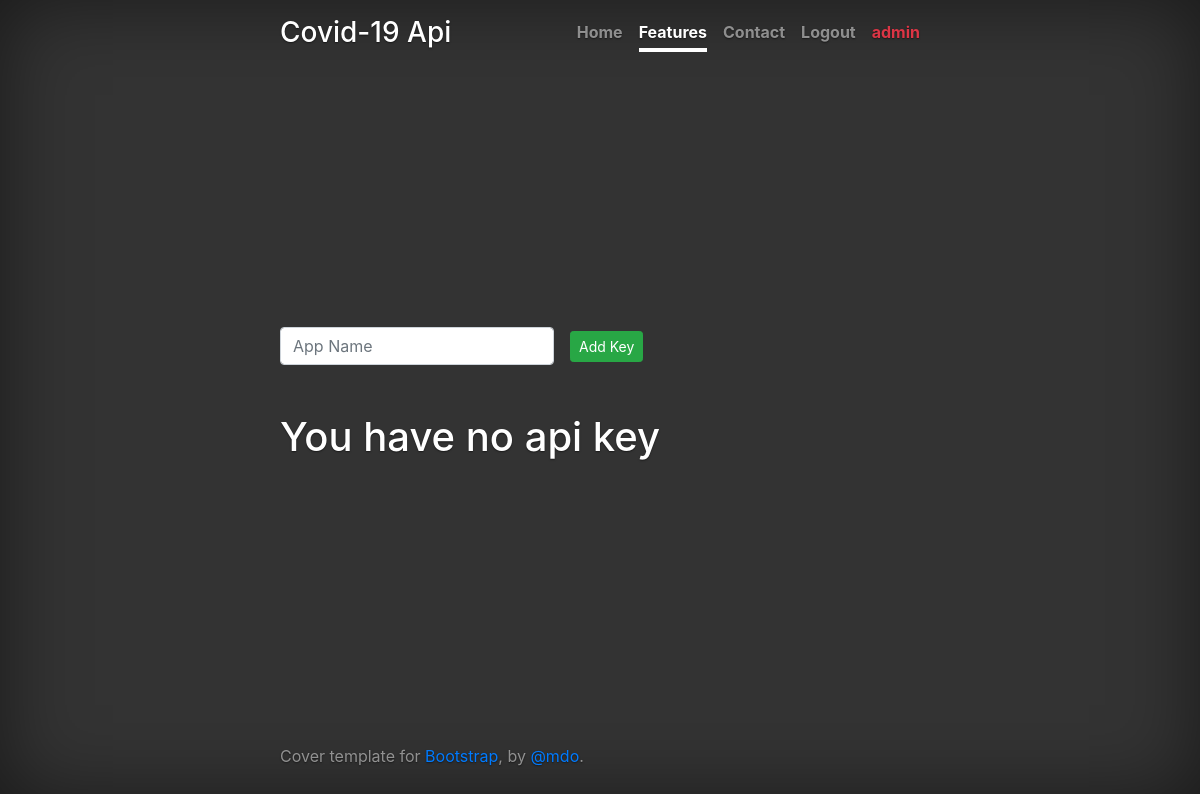
Before: /user/features (signed in) with the older database file.
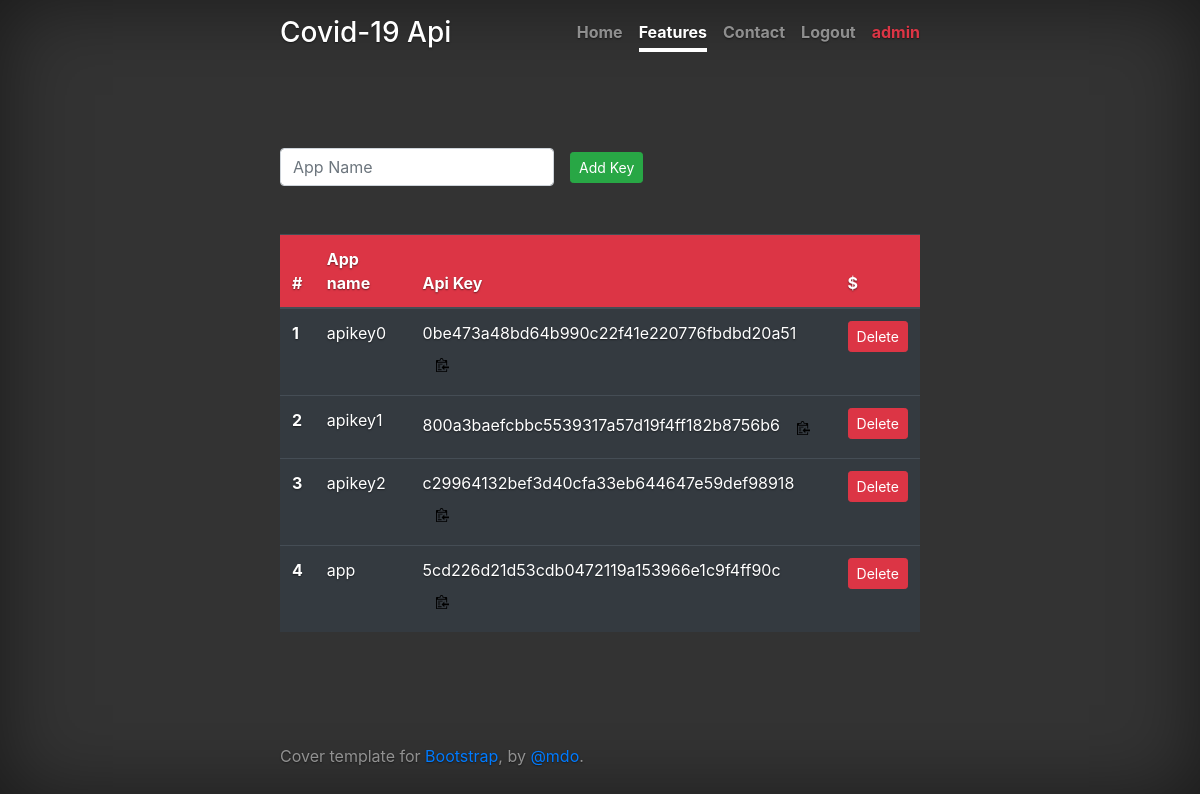
After: the same page with the newer database file.
### user/models.py (models this page shows)
class Token(rest_framework.authtoken.models.Token):
    key = models.CharField(_("Key"), max_length=40, db_index=True, unique=True)
    user = models.ForeignKey(
        settings.AUTH_USER_MODEL, related_name='auth_tokens',
        on_delete=models.CASCADE, verbose_name=_("User")
    )
    name = models.CharField(_("Name"), max_length=64)
    class Meta:
        unique_together = (('user', 'name'),)

### user/views.py (the view)
# urls.py: path('features',features,name='features'),
@login_required
def features(request):
    return render(request,'registration/features.html')

### user/templates/registration/features.html (shortened to what this page needs)
{% extends 'registration/base.html' %}
{% load static %}
{% block body %}
<section>
    <div class="mb-5">
        <form class="form-inline" action="{% url 'addkey' %}" method="post">
            <div class="form-group">
                <input class="form-control" name='name' type="text" placeholder="App Name">
            </div>
            <button class="btn btn-sm btn-success ml-3" type="submit">Add Key</button>
        </form>
    </div>
    {% if request.user.auth_tokens.all %}
    <div class="table-responsive">
        <table class="table table-dark">
            <thead>
                <tr class='bg-danger'>
                    <th scope="col">#</th>
                    <th scope="col">App name</th>
                    <th scope="col">Api Key</th>
                    <th scope="col">$</th>
                </tr>
            </thead>
            <tbody>
                {% for token in request.user.auth_tokens.all %}
                <tr>
                    <th scope="row">{{forloop.counter}}</th>
                    <td>{{token.name}}</td>
                    <td>
                        <span id="foo{{token.id}}">{{token.key}}</span>
                        <button class='btn copy' data-clipboard-target="#foo{{token.id}}">
                            <img src="{% static 'images/clippy.svg' %}" width="13" alt="Copy to clipboard">
                        </button>
                    </td>
                    <td><button data-toggle="modal" data-target="#modal{{token.id}}"
                            class='btn btn-sm btn-danger'>Delete</button></td>
                </tr>
                {% endfor %}
            </tbody>
        </table>
    </div>
    {% else %}
    <h1>You have no api key</h1>
    {% endif %}
</section>
{% endblock body %}

### user/templates/registration/base.html (shortened to what this page needs)
{% load static %}
<!doctype html>
<html lang="en">
<head>
    <link rel="stylesheet" href="https://stackpath.bootstrapcdn.com/bootstrap/4.5.0/css/bootstrap.min.css"
>
    <link rel="stylesheet" href="{% static 'css/cover.css' %}">
</head>
<body>
    <div class="cover-container d-flex w-100 h-100 p-3 mx-auto flex-column">
        <header class="masthead mb-auto">
            <div class="inner">
                <h3 class="masthead-brand">Covid-19 Api</h3>
                <nav class="nav nav-masthead justify-content-center">
                    <a class="nav-link {% if request.get_full_path == '/user/' %}active{% endif %}" href="{% url 'home' %}">Home</a>
                    <a class="nav-link {% if request.get_full_path == '/user/features' %}active{% endif %}" href="{% url 'features' %}">Features</a>
                    <a class="nav-link {% if request.get_full_path == '/user/contact' %}active{% endif %}" href="#">Contact</a>
                    {% if request.user.is_anonymous %}
                    <a class="nav-link {% if request.get_full_path == '/user/login' %}active{% endif %}" href="{% url 'login' %}">Login</a>
                    <a class="nav-link {% if request.get_full_path == '/user/register' %}active{% endif %}" href="{% url 'register' %}">Register</a>
                    {% else %}
                    <a class="nav-link" href="{% url 'logout' %}">Logout</a>
                    <a class="nav-link text-danger" href="#">{{request.user.username}}</a>
                    {% endif %}
                </nav>
            </div>
        </header>
        <main role="main" class="inner cover">
            {% block body %}
            {% endblock body %}
        </main>
        <footer class="mastfoot mt-auto">
            <div class="inner">
                <p>Cover template for <a href="https://getbootstrap.com/">Bootstrap</a>, by <a
                        href="https://twitter.com/mdo">@mdo</a>.</p>
            </div>
        </footer>
    </div>
</body>
</html>

### user/static/css/cover.css (style rules this page uses)
html, body { height: 100%; background-color: #333; }
body { display: -ms-flexbox; display: flex; color: #fff; text-shadow: 0 .05rem .1rem rgba(0, 0, 0, .5); box-shadow: inset 0 0 5rem rgba(0, 0, 0, .5); }
.cover-container { max-width: 42em; }
.masthead { margin-bottom: 2rem; }
.masthead-brand { margin-bottom: 0; }
.nav-masthead .nav-link { padding: .25rem 0; font-weight: 700; color: rgba(255, 255, 255, .5); background-color: transparent; border-bottom: .25rem solid transparent; }
.nav-masthead .nav-link + .nav-link { margin-left: 1rem; }
.nav-masthead .active { color: #fff; border-bottom-color: #fff; }
@media (min-width: 48em) { .masthead-brand { float: left; } }
@media (min-width: 48em) { .nav-masthead { float: right; } }
.mastfoot { color: rgba(255, 255, 255, .5); }

Changed rows visible on the page:
added Token: name "apikey0", key "0be473a48bd64b990c22f41e220776fbdbd20a51"
added Token: name "apikey1", key "800a3baefcbbc5539317a57d19f4ff182b8756b6"
added Token: name "apikey2", key "c29964132bef3d40cfa33eb644647e59def98918"
added Token: name "app", key "5cd226d21d53cdb0472119a153966e1c9f4ff90c"
Other visible differences:
text no longer shown: "You have no api key"
text now shown: "# App name Api Key $"
